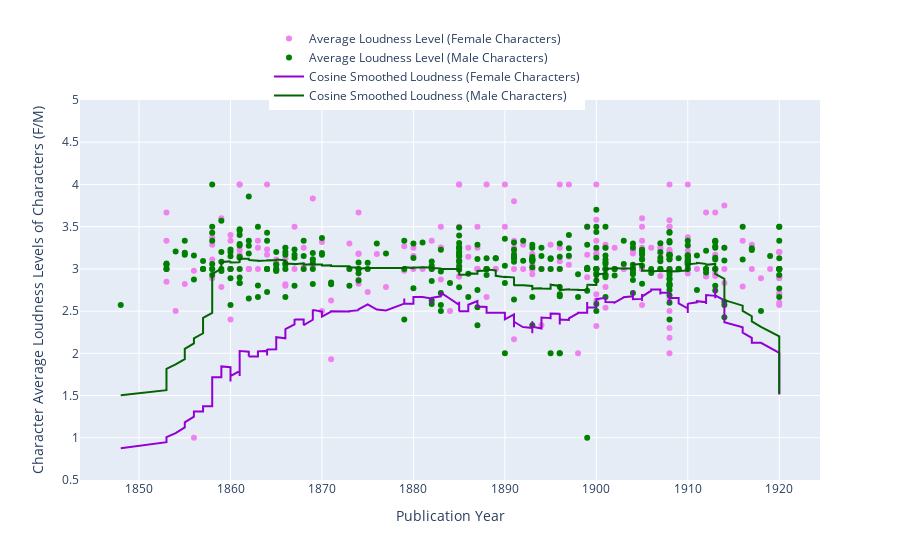

Notebook cell for this chart:
### Code cell
# Character Loudness sorted by female and male average character loudness but independent of authors

import plotly.graph_objects as go
import numpy as np

# Sort the DataFrame by 'text_used_date' column
df_male_sorted_by_publication_year = df_new2_male.sort_values(by='text_used_date')

# Calculate cosine smoothed loudness values for females
window_size = 50  # Define the window size for cosine smoothing
cosine_smoothed_loudness_female = np.convolve(df_male_sorted_by_publication_year['female_loudness_average'], np.ones(window_size)/window_size, mode='same')

# Calculate cosine smoothed loudness values for males
cosine_smoothed_loudness_male = np.convolve(df_male_sorted_by_publication_year['male_loudness_average'], np.ones(window_size)/window_size, mode='same')

# Create scatter plot for loudness for females
scatter_female = go.Scatter(x=df_male_sorted_by_publication_year['text_used_date'], 
                            y=df_male_sorted_by_publication_year['female_loudness_average'],
                            mode='markers',
                            marker=dict(color='violet'),
                            name='Average Loudness Level (Female Characters)',
                            text=df_male_sorted_by_publication_year['filename'],  # Hover text
                            hoverinfo='text')

# Create scatter plot for loudness for males
scatter_male = go.Scatter(x=df_male_sorted_by_publication_year['text_used_date'], 
                          y=df_male_sorted_by_publication_year['male_loudness_average'],
                          mode='markers',
                          marker=dict(color='green'),
                          name='Average Loudness Level (Male Characters)',
                          text=df_male_sorted_by_publication_year['filename'],  # Hover text
                          hoverinfo='text')

# Create line plot for cosine smoothed loudness for females
line_smoothed_female = go.Scatter(x=df_male_sorted_by_publication_year['text_used_date'], 
                                  y=cosine_smoothed_loudness_female,
                                  mode='lines',
                                  line=dict(color='darkviolet', width=2),
                                  name='Cosine Smoothed Loudness (Female Characters)')

# Create line plot for cosine smoothed loudness for males
line_smoothed_male = go.Scatter(x=df_male_sorted_by_publication_year['text_used_date'], 
                                y=cosine_smoothed_loudness_male,
                                mode='lines',
                                line=dict(color='darkgreen', width=2),
                                name='Cosine Smoothed Loudness (Male Characters)')

# Create layout
layout = go.Layout(#title='Character Representation by Male Authors',
                   xaxis=dict(title='Publication Year'),
                   yaxis=dict(title='Character Average Loudness Levels of Characters (F/M)', range=[0.5, 5]),
                   hovermode='closest',
                   legend=dict(x=0.5, y=1.2, orientation='h'),
                   template='plotly')   

# Create figure
fig = go.Figure(data=[scatter_female, scatter_male, line_smoothed_female, line_smoothed_male], layout=layout)

# Show plot
fig.show()

# Export as PNG with high resolution for print
fig.write_image("/Users/sguhr/Desktop/Diss_notebooks/Diss_data_visualization/20240514_CL_female_male_characters_smoothed_medium_res_df_new2_new_male_authors.png", scale=10)

# Export as HTML
fig.write_html("/Users/sguhr/Desktop/Diss_notebooks/Diss_data_visualization/20240514_CL_female_male_characters_smoothed_medium_res_df_new2_new_male_authors.html")

### Figure 1 — Plotly figure (JSON) as saved in the notebook; plotly's stock layout.template omitted (floating-point values rounded to 4 significant figures; data arrays with more than 128 entries replaced by an {"elided": "..."} marker saying what was removed)
{"data": [{"hoverinfo": "text", "marker": {"color": "violet"}, "mode": "markers", "name": "Average Loudness Level (Female Characters)", "text": {"elided": "345 str values"}, "type": "scatter", "x": {"elided": "345 int values"}, "y": {"elided": "345 float values"}}, {"hoverinfo": "text", "marker": {"color": "green"}, "mode": "markers", "name": "Average Loudness Level (Male Characters)", "text": {"elided": "345 str values"}, "type": "scatter", "x": {"elided": "345 int values"}, "y": {"elided": "345 float values"}}, {"line": {"color": "darkviolet", "width": 2}, "mode": "lines", "name": "Cosine Smoothed Loudness (Female Characters)", "type": "scatter", "x": {"elided": "345 int values"}, "y": {"elided": "345 float values"}}, {"line": {"color": "darkgreen", "width": 2}, "mode": "lines", "name": "Cosine Smoothed Loudness (Male Characters)", "type": "scatter", "x": {"elided": "345 int values"}, "y": {"elided": "345 float values"}}], "layout": {"hovermode": "closest", "legend": {"orientation": "h", "x": 0.5, "y": 1.2}, "xaxis": {"title": {"text": "Publication Year"}}, "yaxis": {"range": [0.5, 5], "title": {"text": "Character Average Loudness Levels of Characters (F/M)"}}}}
